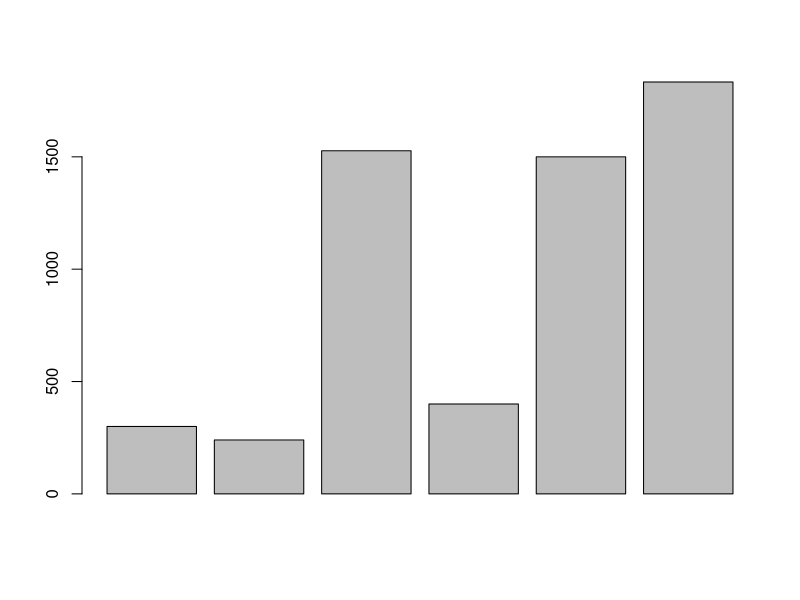
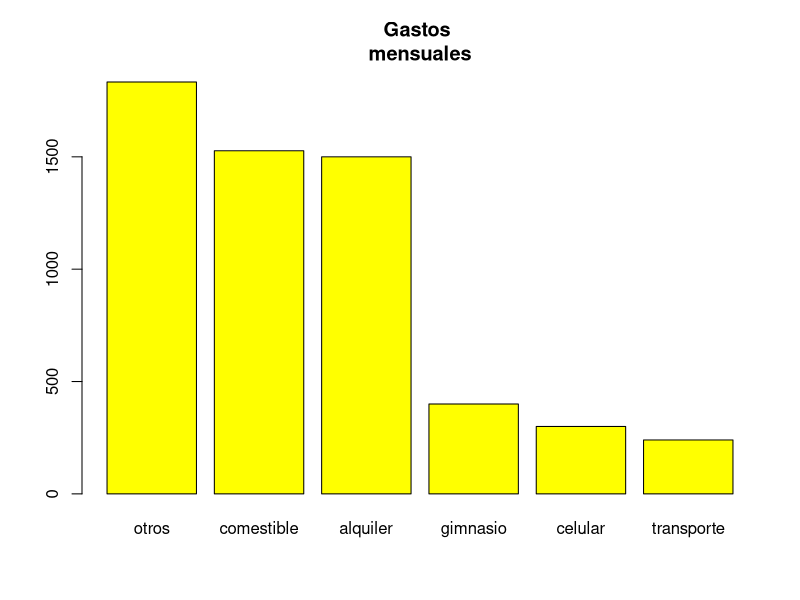

The R script that drew these images, in order:

#Parte 1 

# Gastos totales 
300 + 240 + 1527 + 400 + 1500 + 1833
celular <- 300
celular 
transporte <- 240 
comestible <- 1527 
gimnasio <- 400 
alquiler <- 1500 
otros <- 1833 

# Valor absoluto (absolute value)
abs(10)
abs(-4)
# Raíz cuadrada (square root)
sqrt(9)
# Logáritmo natural (natural logarithm)
log(2)
help(mean) 
?abs 
?mean 
help.search("absolute") 
??absolute

gastos <- c(celular, transporte, comestible, gimnasio, alquiler, otros)
barplot(gastos)
gastos.ordenados <- sort(gastos, decreasing = TRUE) 

names(gastos.ordenados) <- 
  c("otros","comestible","alquiler","gimnasio","celular","transporte") 
barplot(gastos.ordenados,main="Gastos 
mensuales",names.arg=names(gastos.ordenados),col="yellow")



